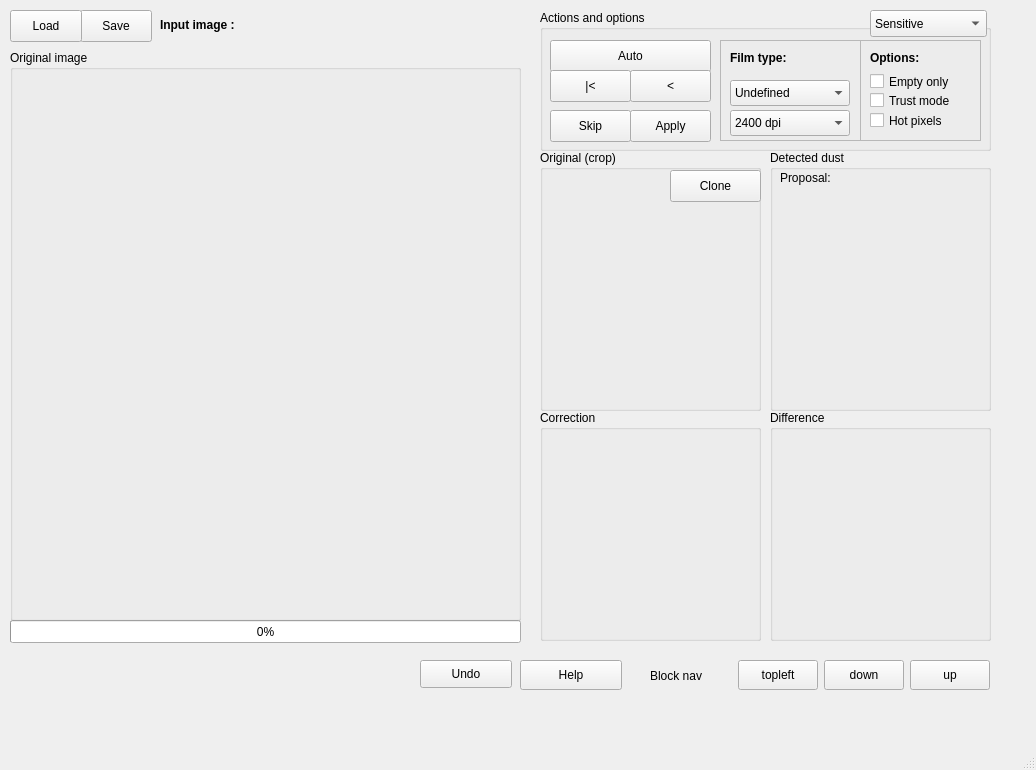
<?xml version="1.0" encoding="UTF-8"?>
<ui version="4.0">
 <class>Tamanoir</class>
 <widget class="QMainWindow" name="Tamanoir">
  <property name="geometry">
   <rect>
    <x>0</x>
    <y>0</y>
    <width>1036</width>
    <height>770</height>
   </rect>
  </property>
  <property name="minimumSize">
   <size>
    <width>1000</width>
    <height>670</height>
   </size>
  </property>
  <property name="mouseTracking">
   <bool>true</bool>
  </property>
  <property name="windowTitle">
   <string>Tamanoir</string>
  </property>
  <property name="windowIcon">
   <iconset>
    <normaloff>../icon/tamanoir32.png</normaloff>../icon/tamanoir32.png</iconset>
  </property>
  <widget class="QWidget" name="centralwidget">
   <widget class="QProgressBar" name="overAllProgressBar">
    <property name="geometry">
     <rect>
      <x>10</x>
      <y>620</y>
      <width>511</width>
      <height>23</height>
     </rect>
    </property>
    <property name="value">
     <number>0</number>
    </property>
    <property name="orientation">
     <enum>Qt::Horizontal</enum>
    </property>
   </widget>
   <widget class="QPushButton" name="saveButton">
    <property name="geometry">
     <rect>
      <x>80</x>
      <y>10</y>
      <width>72</width>
      <height>32</height>
     </rect>
    </property>
    <property name="text">
     <string>Save</string>
    </property>
   </widget>
   <widget class="QPushButton" name="loadButton">
    <property name="geometry">
     <rect>
      <x>10</x>
      <y>10</y>
      <width>72</width>
      <height>32</height>
     </rect>
    </property>
    <property name="text">
     <string>Load</string>
    </property>
   </widget>
   <widget class="QLabel" name="textLabel1_2">
    <property name="geometry">
     <rect>
      <x>160</x>
      <y>10</y>
      <width>111</width>
      <height>31</height>
     </rect>
    </property>
    <property name="text">
     <string>&lt;b&gt;Input image :&lt;/b&gt;</string>
    </property>
    <property name="wordWrap">
     <bool>false</bool>
    </property>
   </widget>
   <widget class="QLabel" name="loadingTextLabel">
    <property name="geometry">
     <rect>
      <x>280</x>
      <y>10</y>
      <width>241</width>
      <height>31</height>
     </rect>
    </property>
    <property name="text">
     <string/>
    </property>
    <property name="wordWrap">
     <bool>false</bool>
    </property>
   </widget>
   <widget class="QFrame" name="toolFrame">
    <property name="geometry">
     <rect>
      <x>530</x>
      <y>0</y>
      <width>471</width>
      <height>651</height>
     </rect>
    </property>
    <property name="frameShape">
     <enum>QFrame::NoFrame</enum>
    </property>
    <property name="frameShadow">
     <enum>QFrame::Plain</enum>
    </property>
    <property name="lineWidth">
     <number>0</number>
    </property>
    <widget class="QGroupBox" name="groupBox">
     <property name="geometry">
      <rect>
       <x>10</x>
       <y>10</y>
       <width>451</width>
       <height>141</height>
      </rect>
     </property>
     <property name="title">
      <string>Actions and options</string>
     </property>
     <widget class="QPushButton" name="prevButton">
      <property name="geometry">
       <rect>
        <x>90</x>
        <y>60</y>
        <width>81</width>
        <height>32</height>
       </rect>
      </property>
      <property name="toolTip">
       <string>Go back to previous correction</string>
      </property>
      <property name="text">
       <string>&lt;</string>
      </property>
      <property name="shortcut">
       <string>Left</string>
      </property>
     </widget>
     <widget class="QPushButton" name="autoButton">
      <property name="geometry">
       <rect>
        <x>10</x>
        <y>30</y>
        <width>161</width>
        <height>32</height>
       </rect>
      </property>
      <property name="toolTip">
       <string>Automatically correct the whole image</string>
      </property>
      <property name="text">
       <string>Auto</string>
      </property>
     </widget>
     <widget class="QPushButton" name="rewindButton">
      <property name="geometry">
       <rect>
        <x>10</x>
        <y>60</y>
        <width>81</width>
        <height>32</height>
       </rect>
      </property>
      <property name="toolTip">
       <string>Rewind to top-left of image for dust searching</string>
      </property>
      <property name="text">
       <string>|&lt;</string>
      </property>
     </widget>
     <widget class="QPushButton" name="skipButton">
      <property name="geometry">
       <rect>
        <x>10</x>
        <y>100</y>
        <width>81</width>
        <height>32</height>
       </rect>
      </property>
      <property name="toolTip">
       <string>Skip the correction and go to next proposal</string>
      </property>
      <property name="text">
       <string>Skip</string>
      </property>
      <property name="shortcut">
       <string>Right</string>
      </property>
     </widget>
     <widget class="QPushButton" name="correctButton">
      <property name="geometry">
       <rect>
        <x>90</x>
        <y>100</y>
        <width>81</width>
        <height>32</height>
       </rect>
      </property>
      <property name="toolTip">
       <string>Apply this correction then go to next</string>
      </property>
      <property name="text">
       <string>Apply</string>
      </property>
      <property name="shortcut">
       <string>A</string>
      </property>
     </widget>
     <widget class="QFrame" name="frame">
      <property name="geometry">
       <rect>
        <x>180</x>
        <y>30</y>
        <width>141</width>
        <height>101</height>
       </rect>
      </property>
      <property name="frameShape">
       <enum>QFrame::StyledPanel</enum>
      </property>
      <property name="frameShadow">
       <enum>QFrame::Raised</enum>
      </property>
      <widget class="QLabel" name="label">
       <property name="geometry">
        <rect>
         <x>10</x>
         <y>10</y>
         <width>121</width>
         <height>17</height>
        </rect>
       </property>
       <property name="text">
        <string>&lt;b&gt;Film type:&lt;/b&gt;</string>
       </property>
      </widget>
      <widget class="QComboBox" name="typeComboBox">
       <property name="geometry">
        <rect>
         <x>10</x>
         <y>40</y>
         <width>120</width>
         <height>26</height>
        </rect>
       </property>
       <property name="focusPolicy">
        <enum>Qt::TabFocus</enum>
       </property>
       <property name="toolTip">
        <string>Film type : positive (from digital cameras or slides) or negative</string>
       </property>
       <item>
        <property name="text">
         <string>Undefined</string>
        </property>
       </item>
       <item>
        <property name="text">
         <string>Negative</string>
        </property>
       </item>
       <item>
        <property name="text">
         <string>Positive</string>
        </property>
       </item>
      </widget>
      <widget class="QComboBox" name="dpiComboBox">
       <property name="geometry">
        <rect>
         <x>10</x>
         <y>70</y>
         <width>120</width>
         <height>26</height>
        </rect>
       </property>
       <property name="focusPolicy">
        <enum>Qt::TabFocus</enum>
       </property>
       <property name="toolTip">
        <string>Scan resolution, used to guess the size on minimal dust</string>
       </property>
       <property name="currentIndex">
        <number>3</number>
       </property>
       <item>
        <property name="text">
         <string>Undefined</string>
        </property>
       </item>
       <item>
        <property name="text">
         <string>600 dpi</string>
        </property>
       </item>
       <item>
        <property name="text">
         <string>1200 dpi</string>
        </property>
       </item>
       <item>
        <property name="text">
         <string>2400 dpi</string>
        </property>
       </item>
       <item>
        <property name="text">
         <string>3200 dpi</string>
        </property>
       </item>
       <item>
        <property name="text">
         <string>4800 dpi</string>
        </property>
       </item>
      </widget>
     </widget>
     <widget class="QFrame" name="frame_6">
      <property name="geometry">
       <rect>
        <x>320</x>
        <y>30</y>
        <width>121</width>
        <height>101</height>
       </rect>
      </property>
      <property name="frameShape">
       <enum>QFrame::StyledPanel</enum>
      </property>
      <property name="frameShadow">
       <enum>QFrame::Raised</enum>
      </property>
      <widget class="QCheckBox" name="trustCheckBox">
       <property name="geometry">
        <rect>
         <x>10</x>
         <y>50</y>
         <width>111</width>
         <height>21</height>
        </rect>
       </property>
       <property name="toolTip">
        <string>Trust small dusts with very good correction proposal</string>
       </property>
       <property name="text">
        <string>Trust mode</string>
       </property>
       <property name="checked">
        <bool>false</bool>
       </property>
      </widget>
      <widget class="QLabel" name="label_2">
       <property name="geometry">
        <rect>
         <x>10</x>
         <y>10</y>
         <width>111</width>
         <height>17</height>
        </rect>
       </property>
       <property name="text">
        <string>&lt;b&gt;Options:&lt;/b&gt;</string>
       </property>
      </widget>
      <widget class="QCheckBox" name="hotPixelsCheckBox">
       <property name="geometry">
        <rect>
         <x>10</x>
         <y>70</y>
         <width>111</width>
         <height>21</height>
        </rect>
       </property>
       <property name="toolTip">
        <string>Enable hot pixels removal, e.g. very small light points</string>
       </property>
       <property name="text">
        <string>Hot pixels</string>
       </property>
       <property name="checked">
        <bool>false</bool>
       </property>
      </widget>
      <widget class="QCheckBox" name="emptyCheckBox">
       <property name="geometry">
        <rect>
         <x>10</x>
         <y>30</y>
         <width>116</width>
         <height>23</height>
        </rect>
       </property>
       <property name="toolTip">
        <string>Detect dusts only in empty areas (sky, ...)</string>
       </property>
       <property name="text">
        <string>Empty only</string>
       </property>
      </widget>
     </widget>
     <widget class="QComboBox" name="sensitivityComboBox">
      <property name="geometry">
       <rect>
        <x>330</x>
        <y>0</y>
        <width>117</width>
        <height>27</height>
       </rect>
      </property>
      <property name="toolTip">
       <string>Sensitivity of dust detection : from highly sensitive (smallest dusts) to low (bigger dusts)</string>
      </property>
      <item>
       <property name="text">
        <string>Sensitive</string>
       </property>
      </item>
      <item>
       <property name="text">
        <string>Medium</string>
       </property>
      </item>
      <item>
       <property name="text">
        <string>Rough</string>
       </property>
      </item>
     </widget>
     <zorder>autoButton</zorder>
     <zorder>skipButton</zorder>
     <zorder>correctButton</zorder>
     <zorder>frame</zorder>
     <zorder>frame_6</zorder>
     <zorder>prevButton</zorder>
     <zorder>rewindButton</zorder>
     <zorder>sensitivityComboBox</zorder>
    </widget>
    <widget class="QGroupBox" name="cropGroupBox">
     <property name="geometry">
      <rect>
       <x>10</x>
       <y>150</y>
       <width>221</width>
       <height>261</height>
      </rect>
     </property>
     <property name="toolTip">
      <string>Display a cropped region of original image</string>
     </property>
     <property name="title">
      <string>Original (crop)</string>
     </property>
     <widget class="QImageDisplay" name="cropPixmapLabel">
      <property name="geometry">
       <rect>
        <x>10</x>
        <y>50</y>
        <width>200</width>
        <height>200</height>
       </rect>
      </property>
      <property name="mouseTracking">
       <bool>true</bool>
      </property>
      <property name="contextMenuPolicy">
       <enum>Qt::CustomContextMenu</enum>
      </property>
      <property name="toolTip">
       <string>Drag the green rectangle region to change correction origin. Right clic to resize correction rectangle.</string>
      </property>
      <property name="pixmap">
       <pixmap/>
      </property>
      <property name="scaledContents">
       <bool>true</bool>
      </property>
      <property name="wordWrap">
       <bool>false</bool>
      </property>
     </widget>
     <widget class="QPushButton" name="linearButton">
      <property name="geometry">
       <rect>
        <x>130</x>
        <y>20</y>
        <width>91</width>
        <height>32</height>
       </rect>
      </property>
      <property name="toolTip">
       <string>Linear correction: draw the trajectory of correction in &quot;Original&quot; display</string>
      </property>
      <property name="text">
       <string>Clone</string>
      </property>
      <property name="shortcut">
       <string>C</string>
      </property>
     </widget>
    </widget>
    <widget class="QGroupBox" name="dustGroupBox">
     <property name="geometry">
      <rect>
       <x>240</x>
       <y>150</y>
       <width>221</width>
       <height>261</height>
      </rect>
     </property>
     <property name="title">
      <string>Detected dust</string>
     </property>
     <widget class="QLabel" name="growPixmapLabel">
      <property name="geometry">
       <rect>
        <x>10</x>
        <y>50</y>
        <width>200</width>
        <height>200</height>
       </rect>
      </property>
      <property name="pixmap">
       <pixmap/>
      </property>
      <property name="scaledContents">
       <bool>true</bool>
      </property>
      <property name="wordWrap">
       <bool>false</bool>
      </property>
     </widget>
     <widget class="QLabel" name="proposalLabel">
      <property name="geometry">
       <rect>
        <x>10</x>
        <y>20</y>
        <width>191</width>
        <height>16</height>
       </rect>
      </property>
      <property name="text">
       <string>Proposal:</string>
      </property>
     </widget>
    </widget>
    <widget class="QGroupBox" name="correctGroupBox">
     <property name="geometry">
      <rect>
       <x>10</x>
       <y>410</y>
       <width>221</width>
       <height>231</height>
      </rect>
     </property>
     <property name="cursor">
      <cursorShape>ArrowCursor</cursorShape>
     </property>
     <property name="title">
      <string>Correction</string>
     </property>
     <widget class="QLabel" name="correctPixmapLabel">
      <property name="geometry">
       <rect>
        <x>10</x>
        <y>20</y>
        <width>200</width>
        <height>200</height>
       </rect>
      </property>
      <property name="pixmap">
       <pixmap/>
      </property>
      <property name="scaledContents">
       <bool>true</bool>
      </property>
      <property name="wordWrap">
       <bool>false</bool>
      </property>
     </widget>
    </widget>
    <widget class="QGroupBox" name="diffGroupBox">
     <property name="geometry">
      <rect>
       <x>240</x>
       <y>410</y>
       <width>221</width>
       <height>231</height>
      </rect>
     </property>
     <property name="title">
      <string>Difference</string>
     </property>
     <widget class="QLabel" name="diffPixmapLabel">
      <property name="geometry">
       <rect>
        <x>10</x>
        <y>20</y>
        <width>200</width>
        <height>200</height>
       </rect>
      </property>
      <property name="pixmap">
       <pixmap/>
      </property>
      <property name="scaledContents">
       <bool>true</bool>
      </property>
      <property name="wordWrap">
       <bool>false</bool>
      </property>
     </widget>
    </widget>
   </widget>
   <widget class="QGroupBox" name="largViewFrame">
    <property name="geometry">
     <rect>
      <x>10</x>
      <y>50</y>
      <width>511</width>
      <height>571</height>
     </rect>
    </property>
    <property name="title">
     <string>Original image</string>
    </property>
    <widget class="QImageDisplay" name="mainPixmapLabel">
     <property name="geometry">
      <rect>
       <x>10</x>
       <y>30</y>
       <width>490</width>
       <height>530</height>
      </rect>
     </property>
     <property name="maximumSize">
      <size>
       <width>490</width>
       <height>530</height>
      </size>
     </property>
     <property name="toolTip">
      <string>Main display : current dust is marked in blue, corrected ones in green, ones with refused proposals in yellow</string>
     </property>
     <property name="pixmap">
      <pixmap/>
     </property>
     <property name="scaledContents">
      <bool>false</bool>
     </property>
     <property name="alignment">
      <set>Qt::AlignCenter</set>
     </property>
     <property name="wordWrap">
      <bool>false</bool>
     </property>
    </widget>
   </widget>
   <widget class="QPushButton" name="topLeftButton">
    <property name="geometry">
     <rect>
      <x>738</x>
      <y>660</y>
      <width>80</width>
      <height>30</height>
     </rect>
    </property>
    <property name="text">
     <string>topleft</string>
    </property>
    <property name="shortcut">
     <string>Home</string>
    </property>
   </widget>
   <widget class="QPushButton" name="pageDownButton">
    <property name="geometry">
     <rect>
      <x>824</x>
      <y>660</y>
      <width>80</width>
      <height>30</height>
     </rect>
    </property>
    <property name="text">
     <string>down</string>
    </property>
    <property name="shortcut">
     <string>PgDown</string>
    </property>
   </widget>
   <widget class="QPushButton" name="pageUpButton">
    <property name="geometry">
     <rect>
      <x>910</x>
      <y>660</y>
      <width>80</width>
      <height>30</height>
     </rect>
    </property>
    <property name="text">
     <string>up</string>
    </property>
    <property name="shortcut">
     <string>PgUp</string>
    </property>
   </widget>
   <widget class="QPushButton" name="helpButton">
    <property name="geometry">
     <rect>
      <x>520</x>
      <y>660</y>
      <width>102</width>
      <height>30</height>
     </rect>
    </property>
    <property name="text">
     <string>Help</string>
    </property>
    <property name="shortcut">
     <string>H</string>
    </property>
   </widget>
   <widget class="QLabel" name="label_3">
    <property name="geometry">
     <rect>
      <x>650</x>
      <y>660</y>
      <width>81</width>
      <height>31</height>
     </rect>
    </property>
    <property name="text">
     <string>Block nav</string>
    </property>
   </widget>
   <widget class="QPushButton" name="undoButton">
    <property name="geometry">
     <rect>
      <x>420</x>
      <y>660</y>
      <width>92</width>
      <height>28</height>
     </rect>
    </property>
    <property name="text">
     <string>Undo</string>
    </property>
    <property name="shortcut">
     <string>Ctrl+Z</string>
    </property>
   </widget>
  </widget>
  <widget class="QStatusBar" name="statusbar"/>
 </widget>
 <customwidgets>
  <customwidget>
   <class>QImageDisplay</class>
   <extends>QLabel</extends>
   <header>qimagedisplay.h</header>
  </customwidget>
 </customwidgets>
 <resources/>
 <connections/>
</ui>
